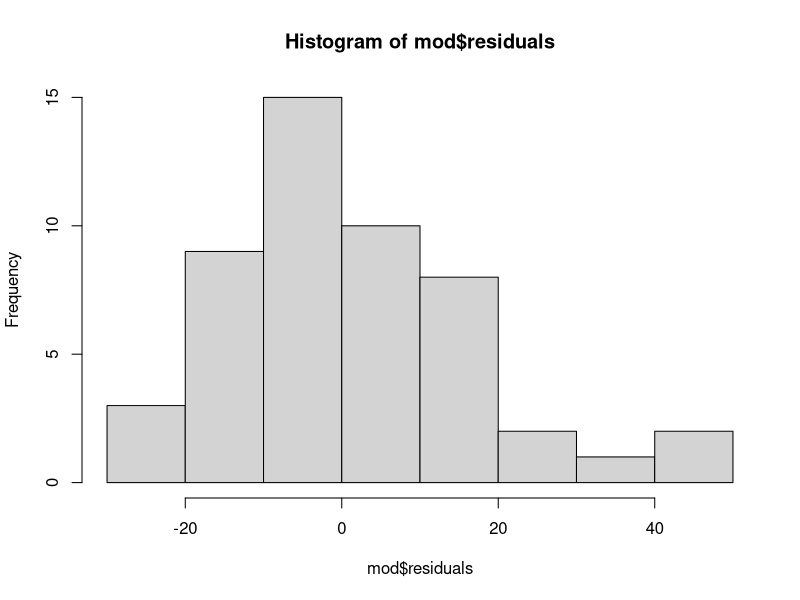
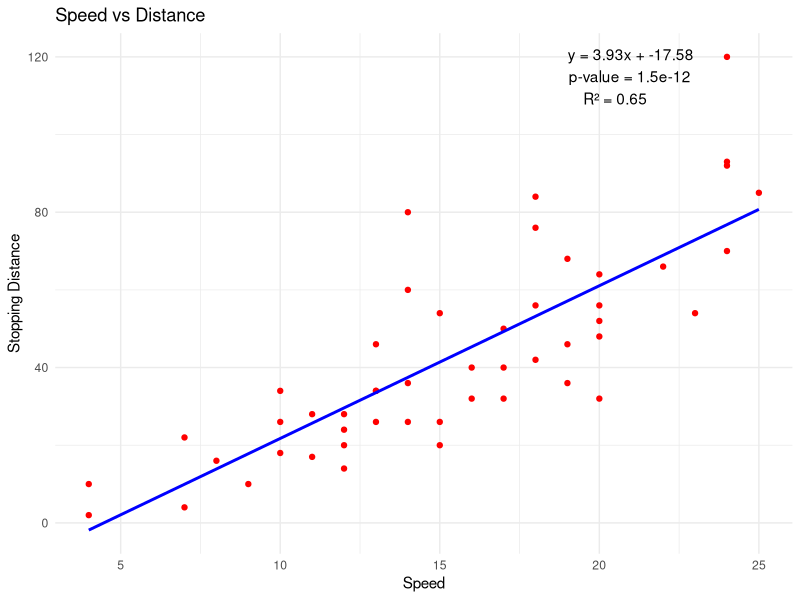
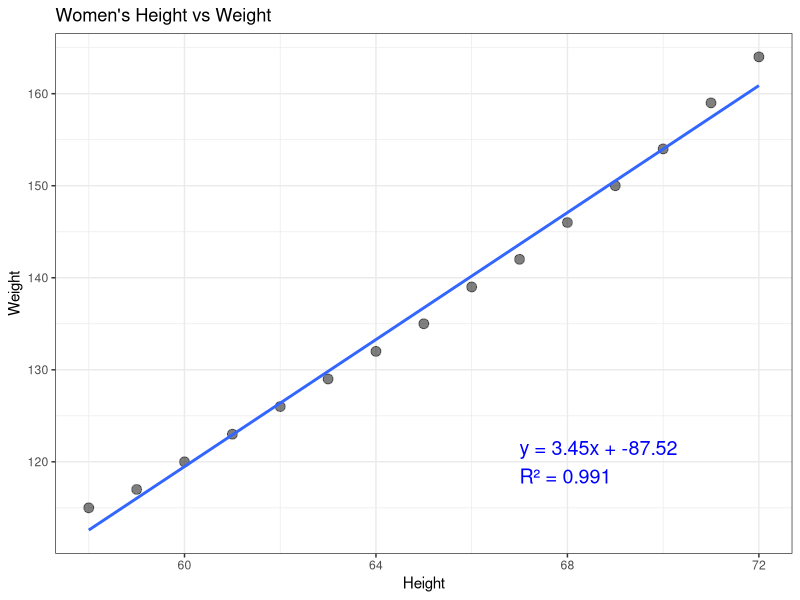

Reproduce these figures in R, in order.
## ---- chunk 1
library(tidyverse)
## ---- chunk 2
cars %>% 
  lm(dist ~ speed, data = .) %>% 
  summary()

# Linear Equation: y = 3.9324x - 17.5791
# distance to stop intercept of -17.58 does not make sense
# our slope is 3.93.

# H0: The slope is zero
# H1: The slope is not zero
# Our slope is 3.93 with a p-value of 1.49e-12, we reject the null hypothesis

mod <- lm(dist ~ speed, data = cars) # saving our model to a variable

attributes(mod)
mod$coefficients


# R-Squared = 0.65. Speed explains 65% of the variation we see in stopping distance.

hist(mod$residuals) # linear regression assumes the data is normally distributed and the residuals are evenly distributed around zero
## ---- chunk 3
new_speeds <- data.frame(speed = c(10, 20, 50))

predict(mod, new_speeds) %>% round(1)
## ---- chunk 4

cars %>% 
  lm(dist ~ speed, data = .) %>% 
  predict(data.frame(speed = c(10, 20, 50))) %>% 
  round()
## ---- chunk 5
# Fit a linear model
summary_mod <- summary(mod)

# Extract values
slope <- round(coef(mod)[2], 2)
intercept <- round(coef(mod)[1], 2)
p_value <- signif(summary_mod$coefficients[2, 4], 2)
r_squared <- round(summary_mod$r.squared, 2)

# Create annotation text
annotation_text <- paste0( 
  "y = ", slope, "x + ", intercept, "\n",
  "p-value = ", p_value, "\n",
  "R² = ", r_squared
) # paste automatically inserts a separator, paste0 does not

# Create scatterplot with linear model
ggplot(cars, aes(x = speed, y = dist)) +
  geom_point(color = "red") +  # Red points
  geom_smooth(method = "lm", se = FALSE , formula = y ~ x, color = "blue") +  # Blue LM line
  annotate(
    "text", x = max(cars$speed) - 5, y = max(cars$dist) - 5, 
    label = annotation_text, hjust = 0.25, color = "black"
  ) +
  labs(
    title = "Speed vs Distance",
    x = "Speed",
    y = "Stopping Distance"
  ) +
  theme_minimal()
## ---- chunk 6

# Fit the linear model
model_women <- lm(weight ~ height, data = women)
summary_model <- summary(model_women)

# Extract coefficients and R²
slope <- round(coef(model_women)[2], 2)
intercept <- round(coef(model_women)[1], 2)
r_squared <- round(summary_model$r.squared, 3)

# Create annotation text
annotation_text <- paste0(
  "y = ", slope, "x + ", intercept, "\n",
  "R² = ", r_squared
)

# Plot with annotation
women %>%
  ggplot(aes(height, weight)) +
  geom_point(size = 3, alpha = 0.5) +
  geom_smooth(method = lm, se = F) +
  theme_bw() +
  labs(
    title = "Women's Height vs Weight",
    x = "Height",
    y = "Weight"
  ) +
  annotate(
    "text",
    x = max(women$height) - 5,  # Adjust position
    y = min(women$weight) + 5, # Adjust position
    label = annotation_text,
    hjust = 0,
    size = 5,
    color = "blue"
  )

summary(model_women)

# slope is not zero, p-value is < 0.05. We reject the null hypothesis

# applying the model to new data

new_height <- data.frame(height = c(67, 72, 63))
predict(model_women, new_height)

